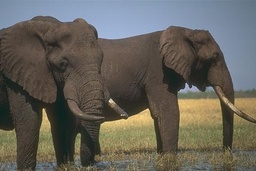
#> input picture elephant.jpg, 256 x 171 px, shrunk from 481 x 321 before the run
$ jupyter execute --allow-errors Waterpixels.ipynb
#> lines starting #> are read from the running program, lines starting #| are printed output that depends on the picture; after the words box and inside, x2 and y2 are one past the last pixel; in counts of white or black regions, pixels touching at a corner belong together; long printed decimals are rounded
#> in main, img is the input picture: shape (171, 256, 3); mean R, G, B 101.4, 98.2, 90.1
## Waterpixels

This is an image processing project made by two Télécom Paris students in November 2023:
Yanis Aït El Cadi and Zakaria Chahboune.
The goal is to create 'Super Pixels' using the Watershed algorithm, hence the name 'Waterpixels'.

We applied the method of a research article:
VaïaMachairas,MatthieuFaessel,DavidCárdenas-Peña,ThéodoreChabardes,ThomasWalter,et
al.. Waterpixels.IEEETransactionsonImageProcessing,InstituteofElectricalandElectronics
Engineers, 2015,24(11),pp.3707-3716. 10.1109/TIP.2015.2451011 . hal-01212760

Here are the main steps of the algorithm:
- Pre-processing of the image (opening-closing)
- Taking the gradient
- Creating regularly spaced cells
- Marker selection for each cell
- Gradient regularization
- Watershed algorithm

We will finally provide tools to evaluate the quality of the superpixels.

### Imports

[cell 1]
import numpy as np
import cv2 as cv
from matplotlib import pyplot as plt
from scipy.ndimage import label
import skimage.segmentation as seg
import skimage.morphology as morpho
import math

### Useful functions

[cell 2]
def morpho_gradient(img):
    morpho_grad = morpho.dilation(img)- morpho.erosion(img)
    return morpho_grad

def open_close(gray,sigma):
#> called with sigma = 10
    gray = np.asarray(gray, dtype=np.uint8) # Specifying dtype is critical here
    kernel = cv.getStructuringElement(cv.MORPH_ELLIPSE,(math.ceil(sigma*sigma/16),math.ceil(sigma*sigma/16)))
    opening = cv.morphologyEx(gray, cv.MORPH_OPEN, kernel)
    closing = cv.morphologyEx(opening, cv.MORPH_CLOSE, kernel)
    return closing

def mask(img, width = 25, space = 30):
    # marges sur les bords de l'image, d'épaisseur th=space-width
#> called with width = 18, space = 20
    th = space-width
    l,c = img.shape
#> l = 171; c = 256
    mask = np.ones((l,c), np.uint8)*255
    for i in range(th, l):
        for j in range(th, c):
            mask[i,j] = 0 if (i%space<width) and (j%space<width) and (i<l-th) and (j<c-th) else 255
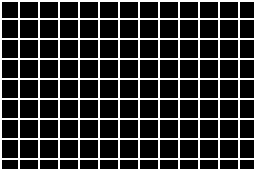
#> mask: shape (171, 256); 21.4% white in thin lines or dots
    return mask

def find_clusters(img, i, j, space):
    # img has to be a gradient image
    extract_img = img[i:i+space, j:j+space]
    min = np.min(extract_img)
    new_image = np.zeros(extract_img.shape)
    new_image = np.where(extract_img==min, 1, 0)
    labeled, num_features = label(new_image)
    cluster_lengths = [0]
    for k in range (1,num_features+1):
        cluster_k = np.where(labeled==k, 1, 0)
        cluster_lengths += [ np.sum(cluster_k) ]
    # cluster_lengths[k] contains the length of the cluster k
    k_max = np.argmax(cluster_lengths)
    biggest_cluster = np.where(labeled==k_max, 1, 0)
    coord = np.argwhere(biggest_cluster==1)
    # coordinates of the entire image
    coord[:,0] += i
    coord[:,1] += j
    return biggest_cluster, coord # return cluster coordinates

def clusters(img, space):
    # img has to be a gradient image
#> called with space = 20
    coord_list = []
    grid = np.zeros(img.shape)
    nb_cluster=1
    for i in range(0, img.shape[0], space):
        for j in range(0, img.shape[1], space):
            clust, coord = find_clusters(img, i, j, space)
            coord_list += [coord]
            # for the watershed, each cluster needs to have a different value
            grid[i:i+space, j:j+space]=clust*nb_cluster
            nb_cluster += 1
#> this loop made 9 passes
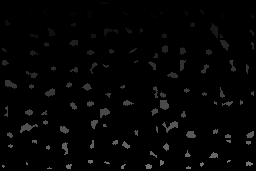
#> grid: shape (171, 256) float64; min 0, max 117, mean 4
#> after the loop, coord_list = 117 items; nb_cluster = 118
#> in main, `grid, coord = clusters(masked_grad, space)`: coord = 117 items
#> in main, `markers0 = markers0.astype(np.int32)`: markers0: shape (171, 256) int32; 118 distinct labels, from 0 to 117
#> in main, `tresh = np.where(grid!=0, 0, 1)`: tresh: shape (171, 256) int64; values 0 (black) and 1 (white), 93.2% white; 117 black regions (53 under 20 px), largest, box (x1, y1, x2, y2) and area: (20, 123, 38, 133) 83, (162, 121, 178, 133) 79, (160, 100, 169, 110) 73
#> in main, `distTransform= cv.distanceTransform(tresh, cv.DIST_L2, 3)`:
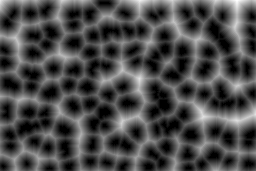
#> distTransform: shape (171, 256) float32; min 0, max 19.17, mean 5.63; drawn with min black and max white
#> in main, `markers = cv.watershed(reg_grad, markers0)`: markers: shape (171, 256) int32; 118 distinct labels, from -1 to 117
#> in main, `output[markers == -1] = color`:
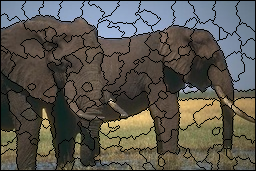
#> output: shape (171, 256, 3); 11.3% of pixels changed, all inside (x1, y1, x2, y2) = (0, 0, 256, 171)
    return grid, coord_list

### Evaluation functions

[cell 3]
def contour_density(sp_im):
    cd = 0
    cd += len(sp_im)*2
#> cd = 342
    cd += len(sp_im[0])*2
#> cd = 854
    for i in range(len(sp_im)):
        for j in range(len(sp_im[0])):
            if sp_im[i][j][0] == 0:
                cd += 1/2
#> after the loop, cd = 3326.5
    cd = cd / (len(sp_im)*len(sp_im[0]))
#> cd = 0.076
#| Contour Density :  0.07599
    return cd

def boundary_recall(sp_im,gt_im):
#> called with gt_im = 'GT_elephant.jpg'
    ima = cv.imread(gt_im)
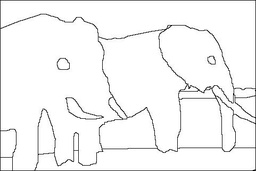
#> input picture GT_elephant.jpg, 256 x 171 px, shrunk from 481 x 321 before the run
#> ima is the input picture: shape (171, 256, 3); min 5, max 255, mean 244.8
    ima = cv.cvtColor(ima, cv.COLOR_BGR2GRAY)
#> ima: shape (171, 256)
    sp_im = cv.cvtColor(sp_im, cv.COLOR_BGR2GRAY)
    gt_card = 0
    for elt in ima:
        for elt_ in elt:
            if elt_ == 0:
                gt_card += 1
#> after the loop, gt_card = 0
    br = 0
    for i in range(len(ima)):
        for j in range(len(ima[0])):
            if ima[i,j] ==0:
                if is_sp_close(3,[i,j],sp_im):
                    br +=1
#> after the loop, br = 0
    br = br / gt_card
    return br

def manhattan_d(x,y):
    x1 = abs(x[0]-y[0])
    x2 =abs(x[1]-y[1])
    y = x1 + x2
    return y

def is_sp_close(distance,coo,sp_im):
    for i in range(max(0,coo[0]-distance),min(len(sp_im),coo[0]+distance)):
        for j in range(max(0,coo[1]-distance),min(len(sp_im[0]),coo[1]+distance)):
            if sp_im[i][j] == 0 and manhattan_d([i,j],coo) < distance:
                return True
    return False
def max(a,b):
    if a>b:
        return a
    else :
        return b

def min(a,b):
    if a>b:
        return b
    else :
        return a

def abs(a):
    if a < 0:
        return -a
    else :
        return a

### Main function

[cell 4]
def main(name, k=5, sigma=20, thickness = 2, color=[0,0,0], show_steps = False):
    """
    inputs : name: image name like "papillon.jpg"
             k : gradient regularization parameter
             sigma: step of the algorithm
             thickness: size of the margin to avoid getting too close clusters
             color : color of the waterpixel borders
    output : array image with waterpixels
    """
    # parameters
    space = sigma
    width = space-thickness

    # image
    img = plt.imread(name)
    img_morph = open_close(img,space/2)
    img_gray = cv.cvtColor(img_morph, cv.COLOR_BGR2GRAY) # gray

    # gradient
    grad = morpho_gradient(img_gray) # gradient
    masked_grad = cv.add(grad, mask(grad, width, space)) # margin and square mask

    # clusters = markers
    grid, coord = clusters(masked_grad, space) # find clusters of min gradient in square areas
    markers0 = np.array(grid.copy())
    markers0 = markers0.astype(np.int32)

    # distance transform
    tresh = np.where(grid!=0, 0, 1) # clusters get 0, other pixels get 1
    tresh = cv.convertScaleAbs(tresh)
    distTransform= cv.distanceTransform(tresh, cv.DIST_L2, 3) # gives map of distances to closest cluster

    # regularised gradient
    reg_grad = grad + 2* k* distTransform/sigma # formula from the article
    reg_grad = cv.cvtColor(reg_grad, cv.COLOR_GRAY2RGB) # gray image in RGB format
    reg_grad = cv.convertScaleAbs(reg_grad)

    # watershed
    markers = cv.watershed(reg_grad, markers0)
    output = np.array(img.copy())
    output[markers == -1] = color # set waterpixel borders to color (black by default)

    # show steps
    if show_steps:
        plt.figure(figsize=(20, 10))

        plt.subplot(3, 3, 1)
        plt.imshow(img)
        plt.title('Original image')

        plt.subplot(3, 3, 2)
        plt.imshow(img_morph, cmap='gray')
        plt.title('Opening-closing')

        plt.subplot(3, 3, 3)
        plt.imshow(img_gray, cmap='gray')
        plt.title('Gray')

        plt.subplot(3, 3, 4)
        plt.imshow(grad, cmap='gray')
        plt.title('Gradient')

        plt.subplot(3, 3, 5)
        plt.imshow(masked_grad, cmap='gray')
        plt.title('Masked gradient')

        plt.subplot(3, 3, 6)
        plt.imshow(markers0, cmap='gray')
        plt.title('Markers')

        plt.subplot(3, 3, 7)
        plt.imshow(distTransform, cmap='tab20')
        plt.title('Distance transform')

        plt.subplot(3, 3, 8)
        plt.imshow(reg_grad, cmap='gray')
        plt.title('Regularized gradient')

        plt.subplot(3, 3, 9)
        plt.imshow(output)
        plt.title('Waterpixels')

        plt.show()


    return output

[cell 5]
img_name = 'elephant.jpg'
output = main(img_name, show_steps=True)
plt.imshow(output)
plt.title('Waterpixels')
plt.show()

# Evaluation
cd = contour_density(output)
print("Contour Density : ", cd)
gt_name = 'GT_elephant.jpg'
#> (the rest of this cell did not finish here and is left out)

### Parameter Evaluation

[cell 6]
def BR_eval(img_name, kmin=0, kmax=10, step=1):
    """
    Plots the Boundary recall in function of k.
    Must have image and Ground Truth image in the same folder
    The Ground Trut image can be found in the Berkeley image database
    It has to be named "GT_" + image_name:
    -img_name = "papillon.jpg" for example
    -gt_image_name = "GT_papillon.jpg"
    """
    k_ = []
    br_ = []
    for i in range(kmin, kmax, step):
        a = main(img_name, k=i)
#> call 2 of main, with name = 'elephant.jpg', k = 2, sigma = 20, thickness = 2, show_steps = False
#> the loop in clusters (call 2), `for i in range(0, img.shape[0], space):` made 9 passes
#> pass 1, in find_clusters (call 119), `extract_img = img[i:i+space, j:j+space]`:
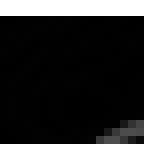
#> extract_img: shape (20, 20) (shown 8 times larger); min 0, max 255, mean 73.9
#> pass 1, in find_clusters (call 119), `labeled, num_features = label(new_image)`:
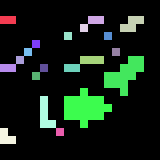
#> labeled: shape (20, 20) int32 (shown 8 times larger); 21 distinct labels, from 0 to 20; one colour per label, 0 black
#> in main (call 2), `markers = cv.watershed(reg_grad, markers0)`:
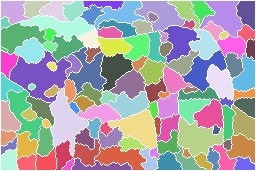
#> markers: shape (171, 256) int32; 118 distinct labels, from -1 to 117; one colour per label, 0 black, -1 white
#> in main (call 2), `output[markers == -1] = color`:
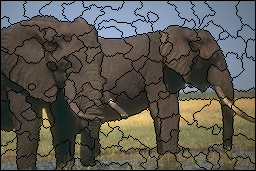
#> output: shape (171, 256, 3); 11.22% of pixels changed, all inside (x1, y1, x2, y2) = (0, 0, 256, 171)
        b = boundary_recall(a,"GT_"+img_name)
#> call 2 of boundary_recall, with gt_im = 'GT_elephant.jpg'
#> in boundary_recall (call 2), `sp_im = cv.cvtColor(sp_im, cv.COLOR_BGR2GRAY)`:
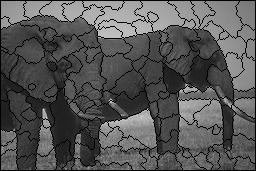
#> sp_im: shape (171, 256); min 0, max 218, mean 85.1
